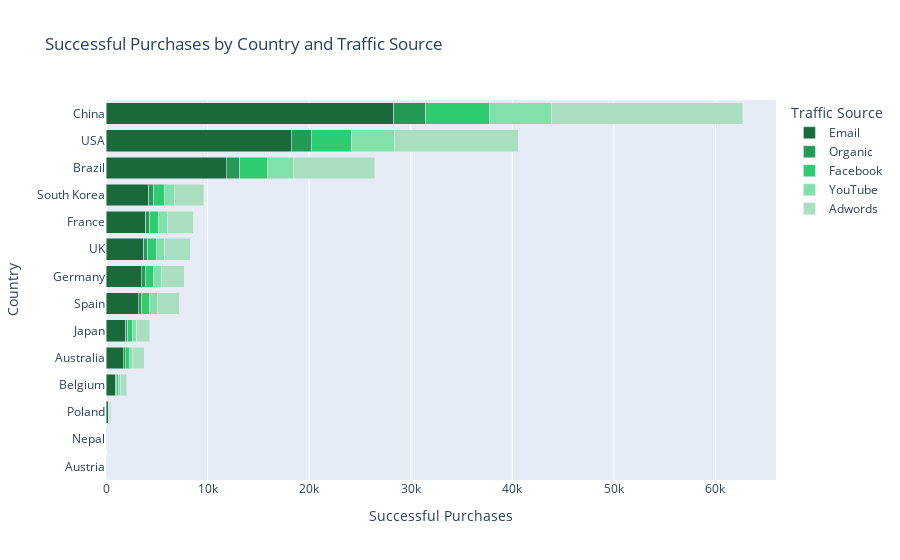

Write notebook code for a chart like this one.
### Code cell
custom_colors = ['#186a3b', '#239b56', '#2ecc71', '#82e0aa', '#a9dfbf']
fig = px.bar(
    traffic_purchase_sorted,
    x='count',
    y='country',
    color='traffic_source',
    title='Successful Purchases by Country and Traffic Source',
    color_discrete_sequence=custom_colors
)

fig.update_layout(
    xaxis_title='Successful Purchases',
    yaxis_title='Country',
    barmode='stack',
    legend_title='Traffic Source',
    height=800
)
fig.show()

### Figure 1 — Plotly figure (JSON) as saved in the notebook; plotly's stock layout.template omitted (floating-point values rounded to 4 significant figures)
{"data": [{"alignmentgroup": "True", "hovertemplate": "traffic_source=Email<br>count=%{x}<br>country=%{y}<extra></extra>", "legendgroup": "Email", "marker": {"color": "#186a3b", "pattern": {"shape": ""}}, "name": "Email", "offsetgroup": "Email", "orientation": "h", "showlegend": true, "textposition": "auto", "type": "bar", "x": [2, 28, 226, 965, 1699, 1929, 3163, 3485, 3692, 3919, 4203, 11828, 18258, 28309], "xaxis": "x", "y": ["Austria", "Nepal", "Poland", "Belgium", "Australia", "Japan", "Spain", "Germany", "UK", "France", "South Korea", "Brazil", "USA", "China"], "yaxis": "y"}, {"alignmentgroup": "True", "hovertemplate": "traffic_source=Organic<br>count=%{x}<br>country=%{y}<extra></extra>", "legendgroup": "Organic", "marker": {"color": "#239b56", "pattern": {"shape": ""}}, "name": "Organic", "offsetgroup": "Organic", "orientation": "h", "showlegend": true, "textposition": "auto", "type": "bar", "x": [1, 20, 88, 196, 233, 363, 392, 430, 402, 518, 1358, 1962, 3161], "xaxis": "x", "y": ["Nepal", "Poland", "Belgium", "Australia", "Japan", "Spain", "Germany", "UK", "France", "South Korea", "Brazil", "USA", "China"], "yaxis": "y"}, {"alignmentgroup": "True", "hovertemplate": "traffic_source=Facebook<br>count=%{x}<br>country=%{y}<extra></extra>", "legendgroup": "Facebook", "marker": {"color": "#2ecc71", "pattern": {"shape": ""}}, "name": "Facebook", "offsetgroup": "Facebook", "orientation": "h", "showlegend": true, "textposition": "auto", "type": "bar", "x": [2, 40, 187, 380, 438, 762, 766, 823, 887, 1013, 2710, 3992, 6305], "xaxis": "x", "y": ["Nepal", "Poland", "Belgium", "Australia", "Japan", "Spain", "Germany", "UK", "France", "South Korea", "Brazil", "USA", "China"], "yaxis": "y"}, {"alignmentgroup": "True", "hovertemplate": "traffic_source=YouTube<br>count=%{x}<br>country=%{y}<extra></extra>", "legendgroup": "YouTube", "marker": {"color": "#82e0aa", "pattern": {"shape": ""}}, "name": "YouTube", "offsetgroup": "YouTube", "orientation": "h", "showlegend": true, "textposition": "auto", "type": "bar", "x": [3, 54, 202, 363, 442, 734, 802, 821, 830, 973, 2561, 4214, 6083], "xaxis": "x", "y": ["Nepal", "Poland", "Belgium", "Australia", "Japan", "Spain", "Germany", "UK", "France", "South Korea", "Brazil", "USA", "China"], "yaxis": "y"}, {"alignmentgroup": "True", "hovertemplate": "traffic_source=Adwords<br>count=%{x}<br>country=%{y}<extra></extra>", "legendgroup": "Adwords", "marker": {"color": "#a9dfbf", "pattern": {"shape": ""}}, "name": "Adwords", "offsetgroup": "Adwords", "orientation": "h", "showlegend": true, "textposition": "auto", "type": "bar", "x": [14, 133, 624, 1145, 1261, 2177, 2280, 2515, 2560, 2893, 7993, 12145, 18802], "xaxis": "x", "y": ["Nepal", "Poland", "Belgium", "Australia", "Japan", "Spain", "Germany", "UK", "France", "South Korea", "Brazil", "USA", "China"], "yaxis": "y"}], "layout": {"autosize": true, "barmode": "stack", "legend": {"title": {"text": "Traffic Source"}, "tracegroupgap": 0}, "title": {"text": "Successful Purchases by Country and Traffic Source"}, "xaxis": {"anchor": "y", "autorange": true, "domain": [0, 1], "range": [0, 65960.0], "title": {"text": "Successful Purchases"}, "type": "linear"}, "yaxis": {"anchor": "x", "autorange": true, "domain": [0, 1], "range": [-0.5, 13.5], "title": {"text": "Country"}, "type": "category"}}}
